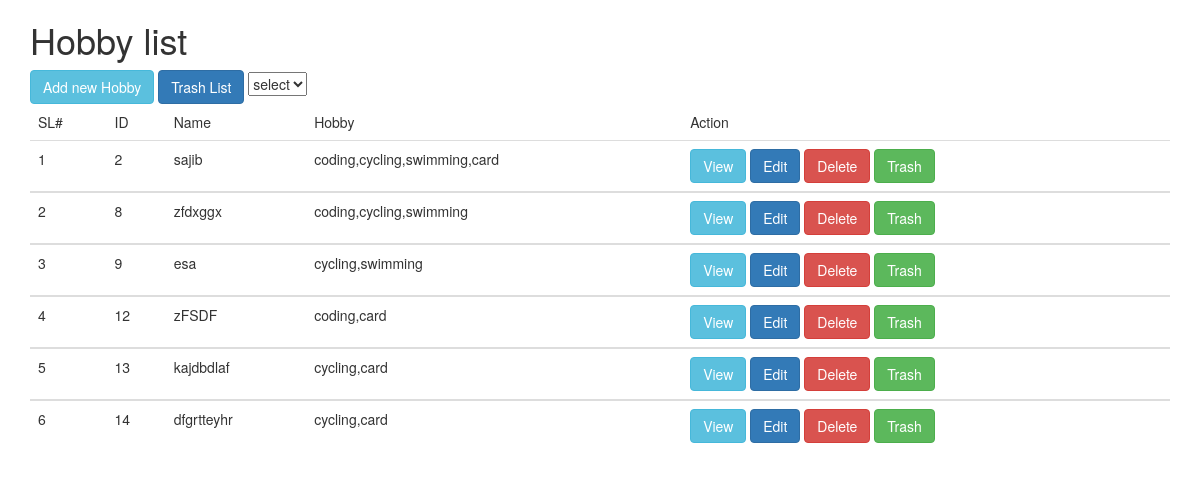
The page /views/SEIP129150/Hobby/index.php on the database its author committed.
### tables this page shows
CREATE TABLE `hobby` (
  `id` int(11) NOT NULL,
  `name` varchar(30) NOT NULL,
  `hobby` varchar(50) NOT NULL,
  `trash` time DEFAULT NULL
);

### src/BITM/SEIP129150/Hobby/Hobby.php (called while the page is built, shortened)
<?php
class Hobby{
    public  $conn;
    public  function __construct()
    {
        $this->conn = mysqli_connect("localhost", "root", "", "atomicprojectb21");
    }
    public  function index(){
        $allhobby = array();
        $query = "SELECT * FROM `hobby` WHERE `trash` IS NULL";
        $result = mysqli_query($this->conn, $query);
        while ($row = mysqli_fetch_assoc($result)) {
            $allhobby[] = $row;
        }
        return $allhobby;
    }
}

### views/SEIP129150/Hobby/index.php (the view, shortened to what this page needs)
<?php
$hobby=new Hobby();
$alhobby=$hobby->index();
?>
<!DOCTYPE html>
<html>
<head>
    <link rel="stylesheet" href="http://maxcdn.bootstrapcdn.com/bootstrap/3.3.6/css/bootstrap.min.css">
    <link rel="stylesheet" type="text/css" href="../../../resources/bootstrap/css/bootstrap.css">
</head >
<body>
<div class="container">
    <h1>Hobby list</h1>
    <a href="create.php" class="btn btn-info" role="button">Add new Hobby</a>
    <a href="trashVeiw.php" class="btn btn-primary" role="button">Trash List</a>
    <select>
        <option value="" style="display: none"> select</option>
    </select>
    <br>
    <div class="table-responsive">
        <table class="table">
            <thead>
            <tr>
                <td>
                    SL#
                </td>
                <td>
                    ID
                </td>
                <td>
                    Name
                </td>
                <td>
                    Hobby
                </td>
                <td>
                    Action
                </td>
            </tr>
            </thead>
            <tbody>
            <?php
            $sl=1;
            foreach ($alhobby as $hobby) {
            ?>
            <tr>
                <td><?php echo  $sl?></td>
                <td> <?php echo $hobby['id']?></td>
                <td> <?php echo $hobby['name']?></td>
                <td> <?php echo $hobby['hobby']?></td>
                <td>
                    <a href="veiw.php?id=<?php echo $hobby['id']?>" class="btn btn-info" role="button">View</a>
                    <a href="edit.php?id=<?php echo $hobby['id']?>" class="btn btn-primary" role="button">Edit</a>
                    <a href="delete.php?id=<?php echo $hobby['id']?>" class="btn btn-danger" role="button">Delete</a>
                    <a href="trash.php?id=<?php echo $hobby['id']?>" class="btn btn-success" role="button">Trash</a>
                </td>
            </tr>
            </tbody>
            <?php $sl++; } ?>
        </table>
    </div>
</div>
</body>
</html>

### rows shown on the page
hobby: id "2", name "sajib", hobby "coding,cycling,swimming,card"
hobby: id "8", name "zfdxggx", hobby "coding,cycling,swimming"
hobby: id "9", name "esa", hobby "cycling,swimming"
hobby: id "12", name "zFSDF", hobby "coding,card"
hobby: id "13", name "kajdbdlaf", hobby "cycling,card"
hobby: id "14", name "dfgrtteyhr", hobby "cycling,card"
